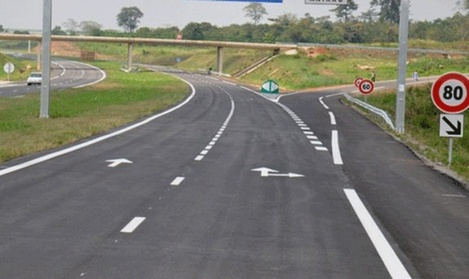
#> input picture bit.jpg, 469 x 279 px, shrunk from 900 x 536 before the run
$ python scripts.py
#> lines starting #> are read from the running program, lines starting #| are printed output that depends on the picture
from PIL import ImageChops, Image
import matplotlib.pyplot as plt
import numpy as np
import os
import glob


path = 'dataset'
ndp_path = os.path.join(path + '/ndp/')
bit_path = os.path.join(path + '/bit/')

actual_error = 0
ndp_pro = []
bit_pro = []

def check(img):
#> called with img = 'bit.jpg'
    im1 = Image.open(img)
#> im1 is the input picture: PIL image 469x279 RGB; mean R, G, B 121.8, 120.7, 111
    x = np.array(im1.histogram())
#> x = 768 values, max 5926 at index 100, min 0 at index 0, mean 511.1

    for file in glob.glob(ndp_path +'*'):

        im2 = Image.open(file)
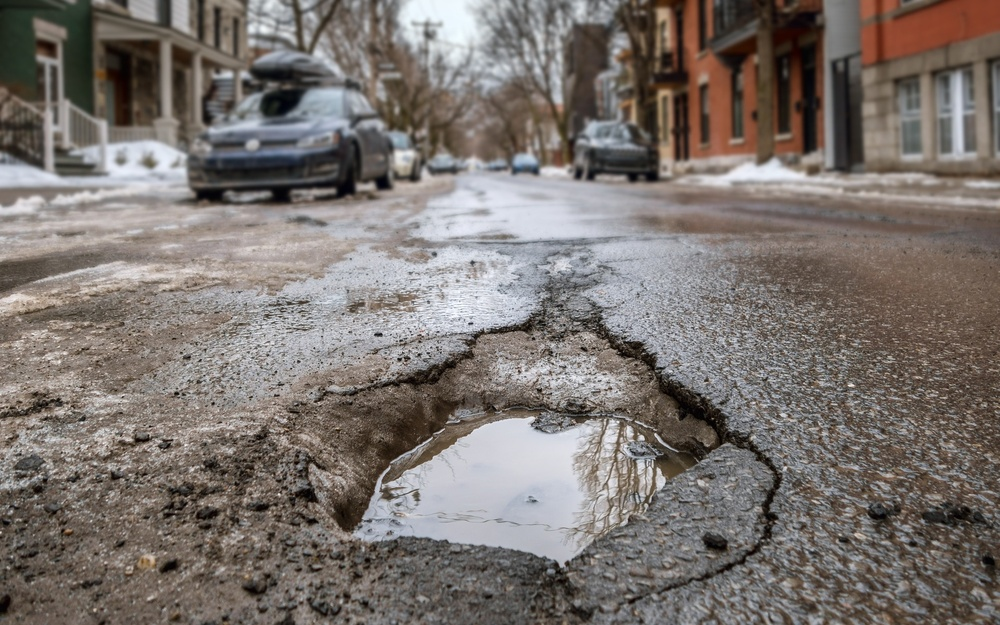
#> input picture dataset/ndp/n1.jpg, 1000 x 625 px, shrunk from 1920 x 1200 before the run
#> im2 is the input picture: PIL image 1000x625 RGB; mean R, G, B 122.5, 115.1, 110.5
        y = np.array(im2.histogram())
#> y = 768 values, max 5675 at index 114, min 0 at index 254, mean 2441.4

        try:
            if len(x) == len(y):
                error = np.sqrt(((x - y) ** 2).mean())
#> error = 2288.8
                error = str(error)[:2]
#> error = '22'
                actual_error = float(100) - float(error)
#> actual_error = 78
            diff = ImageChops.difference(im1, im2).getbbox()
#> diff = (0, 0, 469, 279)
            if diff:
                # print("Not Duplicate Image")
                # print('Matching Images In percentage: ', actual_error,'\t%' )
                f = plt.figure()
                text_lable = str("Matching Images Percentage" + str(actual_error)+"%")
#> text_lable = 'Matching Images Percentage78.0%'
                plt.suptitle(text_lable)
                f.add_subplot(1,2, 1)
                plt.imshow(im1)
                f.add_subplot(1,2, 2)
                plt.imshow(im2)
                plt.show(block=True)
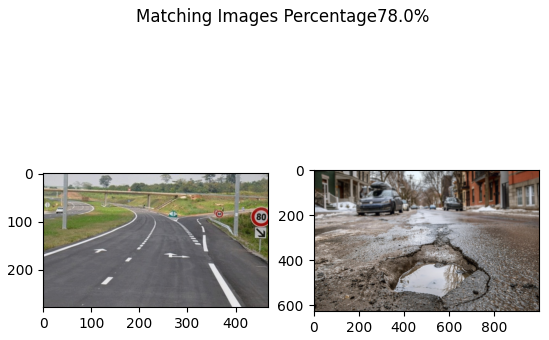
#> figure drawn by matplotlib, 2 panels
            else:
                # print("Duplicate Image")
                # print('Matching Images In percentage: ', actual_error,'%' )
                f = plt.figure()
                text_lable = str("Matching Images Percentage" + str(actual_error)+"%")
                plt.suptitle(text_lable)
                f.add_subplot(1,2, 1)
                plt.imshow(im1)
                f.add_subplot(1,2, 2)
                plt.imshow(im2)
                plt.show(block=True)
            ndp_pro.append(actual_error)
        except ValueError as identifier:
            f = plt.figure()
            text_lable = str("Matching Images Percentage " + str(actual_error)+"%")
            plt.suptitle(text_lable)
            f.add_subplot(1,2, 1)
            plt.imshow(im1)
            f.add_subplot(1,2, 2)
            plt.imshow(im2)
            plt.show(block=True)
            # print('identifier: ', identifier)


    for file in glob.glob(bit_path + '*'):

        im2 = Image.open(file)
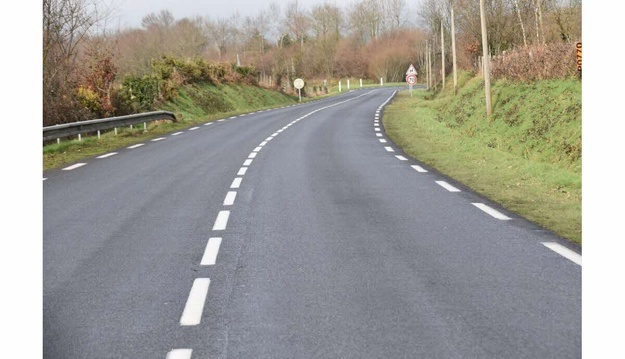
#> input picture dataset/bit/r2.jpg, 625 x 359 px, shrunk from 1200 x 690 before the run
#> im2 is the input picture: PIL image 625x359 RGB; mean R, G, B 158.6, 157.2, 150.6
        y = np.array(im2.histogram())
#> y = 768 values, max 28186 at index 510, min 0 at index 0, mean 876.5

        try:
            if len(x) == len(y):
                error = np.sqrt(((x - y) ** 2).mean())
#> error = 2260.1
                error = str(error)[:2]
#> error = '22'
                actual_error = float(100) - float(error)
            diff = ImageChops.difference(im1, im2).getbbox()
            if diff:
                # print("Not Duplicate Image")
                # print('Matching Images In percentage: ', actual_error,'\t%' )
                f = plt.figure()
                text_lable = str("Matching Images Percentage" + str(actual_error)+"%")
                plt.suptitle(text_lable)
                f.add_subplot(1,2, 1)
                plt.imshow(im1)
                f.add_subplot(1,2, 2)
                plt.imshow(im2)
                plt.show(block=True)
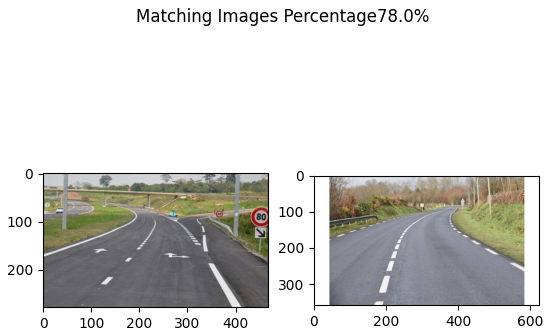
#> figure drawn by matplotlib, 2 panels
            else:
                # print("Duplicate Image")
                # print('Matching Images In percentage: ', actual_error,'%' )
                f = plt.figure()
                text_lable = str("Matching Images Percentage" + str(actual_error)+"%")
                plt.suptitle(text_lable)
                f.add_subplot(1,2, 1)
                plt.imshow(im1)
                f.add_subplot(1,2, 2)
                plt.imshow(im2)
                plt.show(block=True)
            bit_pro.append(actual_error)
        except ValueError as identifier:
            f = plt.figure()
            text_lable = str("Matching Images Percentage " + str(actual_error)+"%")
            plt.suptitle(text_lable)
            f.add_subplot(1,2, 1)
            plt.imshow(im1)
            f.add_subplot(1,2, 2)
            plt.imshow(im2)
            plt.show(block=True)
            # print('identifier: ', identifier)

    print(ndp_pro, bit_pro)
#| [78.0] [78.0]
    if (max(ndp_pro) >= max(bit_pro)):
        return True
    else:
        return False

print(check("bit.jpg"))
